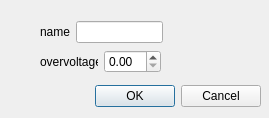
<?xml version="1.0" encoding="UTF-8"?>
<ui version="4.0">
 <class>SipmModelAddDialog</class>
 <widget class="QDialog" name="SipmModelAddDialog">
  <property name="geometry">
   <rect>
    <x>0</x>
    <y>0</y>
    <width>269</width>
    <height>118</height>
   </rect>
  </property>
  <property name="windowTitle">
   <string>Dialog</string>
  </property>
  <widget class="QDialogButtonBox" name="buttonBox">
   <property name="geometry">
    <rect>
     <x>-80</x>
     <y>80</y>
     <width>341</width>
     <height>32</height>
    </rect>
   </property>
   <property name="orientation">
    <enum>Qt::Horizontal</enum>
   </property>
   <property name="standardButtons">
    <set>QDialogButtonBox::Cancel|QDialogButtonBox::Ok</set>
   </property>
  </widget>
  <widget class="QWidget" name="">
   <property name="geometry">
    <rect>
     <x>40</x>
     <y>20</y>
     <width>123</width>
     <height>24</height>
    </rect>
   </property>
   <layout class="QHBoxLayout" name="horizontalLayout">
    <item>
     <widget class="QLabel" name="label">
      <property name="text">
       <string>name</string>
      </property>
     </widget>
    </item>
    <item>
     <widget class="QLineEdit" name="lineEdit_name"/>
    </item>
   </layout>
  </widget>
  <widget class="QWidget" name="">
   <property name="geometry">
    <rect>
     <x>40</x>
     <y>50</y>
     <width>121</width>
     <height>23</height>
    </rect>
   </property>
   <layout class="QHBoxLayout" name="horizontalLayout_2">
    <item>
     <widget class="QLabel" name="label_2">
      <property name="text">
       <string>overvoltage</string>
      </property>
     </widget>
    </item>
    <item>
     <widget class="QDoubleSpinBox" name="doubleSpinBox_overvoltage"/>
    </item>
   </layout>
  </widget>
 </widget>
 <resources/>
 <connections>
  <connection>
   <sender>buttonBox</sender>
   <signal>accepted()</signal>
   <receiver>SipmModelAddDialog</receiver>
   <slot>accept()</slot>
   <hints>
    <hint type="sourcelabel">
     <x>248</x>
     <y>254</y>
    </hint>
    <hint type="destinationlabel">
     <x>157</x>
     <y>274</y>
    </hint>
   </hints>
  </connection>
  <connection>
   <sender>buttonBox</sender>
   <signal>rejected()</signal>
   <receiver>SipmModelAddDialog</receiver>
   <slot>reject()</slot>
   <hints>
    <hint type="sourcelabel">
     <x>316</x>
     <y>260</y>
    </hint>
    <hint type="destinationlabel">
     <x>286</x>
     <y>274</y>
    </hint>
   </hints>
  </connection>
 </connections>
</ui>
